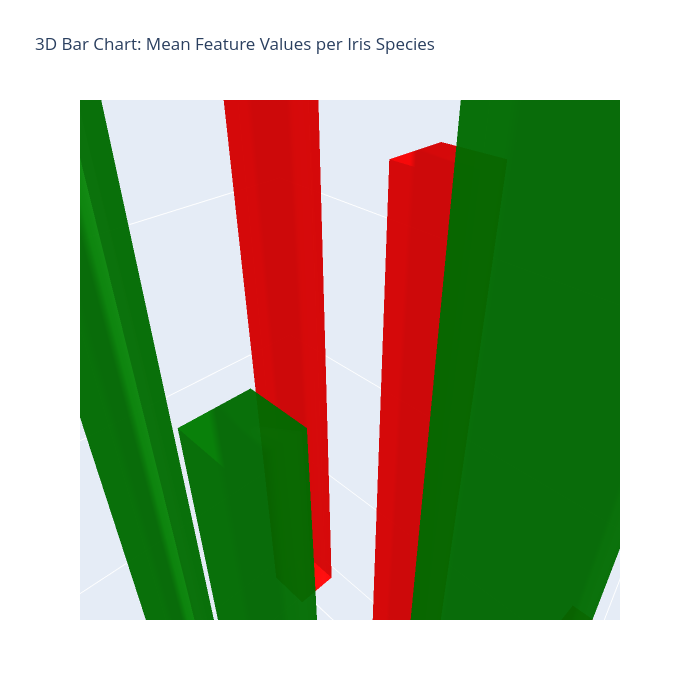

The notebook cell saved with this chart:
### Code cell
import numpy as np
import pandas as pd
import plotly.graph_objects as go
import seaborn as sns

# Load the Iris dataset and compute mean values per species for each feature
# iris = sns.load_dataset("iris")
features = ['sepal_length', 'sepal_width', 'petal_length', 'petal_width']
species = iris['species'].unique()
group_means = iris.groupby('species')[features].mean()

# Define colors for each species
colors = {'setosa': 'red', 'versicolor': 'green', 'virginica': 'blue'}

# Set bar dimensions in x and y directions
dx, dy = 0.3, 0.3

traces = []
for i, sp in enumerate(species):
    for j, feat in enumerate(features):
        height = group_means.loc[sp, feat]
        # Define base coordinates for the bar (centered at (i, j))
        x0, x1 = i - dx/2, i + dx/2
        y0, y1 = j - dy/2, j + dy/2
        # Define the 8 vertices of the bar
        vertices = np.array([
            [x0, y0, 0], [x1, y0, 0], [x1, y1, 0], [x0, y1, 0],
            [x0, y0, height], [x1, y0, height], [x1, y1, height], [x0, y1, height]
        ])
        # Define faces by splitting each rectangular face into two triangles
        faces = [[0, 1, 2], [0, 2, 3],  # bottom
                 [4, 5, 6], [4, 6, 7],  # top
                 [0, 1, 5], [0, 5, 4],  # front
                 [1, 2, 6], [1, 6, 5],  # right
                 [2, 3, 7], [2, 7, 6],  # back
                 [3, 0, 4], [3, 4, 7]]  # left
        i_faces, j_faces, k_faces = zip(*faces)
        # Create a Mesh3d trace for the bar
        traces.append(go.Mesh3d(
            x=vertices[:, 0],
            y=vertices[:, 1],
            z=vertices[:, 2],
            i=i_faces, j=j_faces, k=k_faces,
            color=colors[sp],
            opacity=0.8,
            name=f"{sp} - {feat}"
        ))

# Build and update the figure layout
fig = go.Figure(data=traces)
fig.update_layout(
    title="3D Bar Chart: Mean Feature Values per Iris Species",
    scene=dict(
        xaxis=dict(title="Species", tickvals=list(range(len(species))), ticktext=list(species)),
        yaxis=dict(title="Features", tickvals=list(range(len(features))), ticktext=features),
        zaxis=dict(title="Mean Value")
    ),
    width=700,
    height=700
)

fig.show()

### Figure 1 — Plotly figure (JSON) as saved in the notebook; plotly's stock layout.template omitted (floating-point values rounded to 4 significant figures)
{"data": [{"color": "red", "i": [0, 0, 4, 4, 0, 0, 1, 1, 2, 2, 3, 3], "j": [1, 2, 5, 6, 1, 5, 2, 6, 3, 7, 0, 4], "k": [2, 3, 6, 7, 5, 4, 6, 5, 7, 6, 4, 7], "name": "setosa - sepal_length", "opacity": 0.8, "type": "mesh3d", "x": [-0.15, 0.15, 0.15, -0.15, -0.15, 0.15, 0.15, -0.15], "y": [-0.15, -0.15, 0.15, 0.15, -0.15, -0.15, 0.15, 0.15], "z": [0, 0, 0, 0, 5.006, 5.006, 5.006, 5.006]}, {"color": "red", "i": [0, 0, 4, 4, 0, 0, 1, 1, 2, 2, 3, 3], "j": [1, 2, 5, 6, 1, 5, 2, 6, 3, 7, 0, 4], "k": [2, 3, 6, 7, 5, 4, 6, 5, 7, 6, 4, 7], "name": "setosa - sepal_width", "opacity": 0.8, "type": "mesh3d", "x": [-0.15, 0.15, 0.15, -0.15, -0.15, 0.15, 0.15, -0.15], "y": [0.85, 0.85, 1.15, 1.15, 0.85, 0.85, 1.15, 1.15], "z": [0, 0, 0, 0, 3.428, 3.428, 3.428, 3.428]}, {"color": "red", "i": [0, 0, 4, 4, 0, 0, 1, 1, 2, 2, 3, 3], "j": [1, 2, 5, 6, 1, 5, 2, 6, 3, 7, 0, 4], "k": [2, 3, 6, 7, 5, 4, 6, 5, 7, 6, 4, 7], "name": "setosa - petal_length", "opacity": 0.8, "type": "mesh3d", "x": [-0.15, 0.15, 0.15, -0.15, -0.15, 0.15, 0.15, -0.15], "y": [1.85, 1.85, 2.15, 2.15, 1.85, 1.85, 2.15, 2.15], "z": [0, 0, 0, 0, 1.462, 1.462, 1.462, 1.462]}, {"color": "red", "i": [0, 0, 4, 4, 0, 0, 1, 1, 2, 2, 3, 3], "j": [1, 2, 5, 6, 1, 5, 2, 6, 3, 7, 0, 4], "k": [2, 3, 6, 7, 5, 4, 6, 5, 7, 6, 4, 7], "name": "setosa - petal_width", "opacity": 0.8, "type": "mesh3d", "x": [-0.15, 0.15, 0.15, -0.15, -0.15, 0.15, 0.15, -0.15], "y": [2.85, 2.85, 3.15, 3.15, 2.85, 2.85, 3.15, 3.15], "z": [0, 0, 0, 0, 0.246, 0.246, 0.246, 0.246]}, {"color": "green", "i": [0, 0, 4, 4, 0, 0, 1, 1, 2, 2, 3, 3], "j": [1, 2, 5, 6, 1, 5, 2, 6, 3, 7, 0, 4], "k": [2, 3, 6, 7, 5, 4, 6, 5, 7, 6, 4, 7], "name": "versicolor - sepal_length", "opacity": 0.8, "type": "mesh3d", "x": [0.85, 1.15, 1.15, 0.85, 0.85, 1.15, 1.15, 0.85], "y": [-0.15, -0.15, 0.15, 0.15, -0.15, -0.15, 0.15, 0.15], "z": [0, 0, 0, 0, 5.936, 5.936, 5.936, 5.936]}, {"color": "green", "i": [0, 0, 4, 4, 0, 0, 1, 1, 2, 2, 3, 3], "j": [1, 2, 5, 6, 1, 5, 2, 6, 3, 7, 0, 4], "k": [2, 3, 6, 7, 5, 4, 6, 5, 7, 6, 4, 7], "name": "versicolor - sepal_width", "opacity": 0.8, "type": "mesh3d", "x": [0.85, 1.15, 1.15, 0.85, 0.85, 1.15, 1.15, 0.85], "y": [0.85, 0.85, 1.15, 1.15, 0.85, 0.85, 1.15, 1.15], "z": [0, 0, 0, 0, 2.77, 2.77, 2.77, 2.77]}, {"color": "green", "i": [0, 0, 4, 4, 0, 0, 1, 1, 2, 2, 3, 3], "j": [1, 2, 5, 6, 1, 5, 2, 6, 3, 7, 0, 4], "k": [2, 3, 6, 7, 5, 4, 6, 5, 7, 6, 4, 7], "name": "versicolor - petal_length", "opacity": 0.8, "type": "mesh3d", "x": [0.85, 1.15, 1.15, 0.85, 0.85, 1.15, 1.15, 0.85], "y": [1.85, 1.85, 2.15, 2.15, 1.85, 1.85, 2.15, 2.15], "z": [0, 0, 0, 0, 4.26, 4.26, 4.26, 4.26]}, {"color": "green", "i": [0, 0, 4, 4, 0, 0, 1, 1, 2, 2, 3, 3], "j": [1, 2, 5, 6, 1, 5, 2, 6, 3, 7, 0, 4], "k": [2, 3, 6, 7, 5, 4, 6, 5, 7, 6, 4, 7], "name": "versicolor - petal_width", "opacity": 0.8, "type": "mesh3d", "x": [0.85, 1.15, 1.15, 0.85, 0.85, 1.15, 1.15, 0.85], "y": [2.85, 2.85, 3.15, 3.15, 2.85, 2.85, 3.15, 3.15], "z": [0, 0, 0, 0, 1.326, 1.326, 1.326, 1.326]}, {"color": "blue", "i": [0, 0, 4, 4, 0, 0, 1, 1, 2, 2, 3, 3], "j": [1, 2, 5, 6, 1, 5, 2, 6, 3, 7, 0, 4], "k": [2, 3, 6, 7, 5, 4, 6, 5, 7, 6, 4, 7], "name": "virginica - sepal_length", "opacity": 0.8, "type": "mesh3d", "x": [1.85, 2.15, 2.15, 1.85, 1.85, 2.15, 2.15, 1.85], "y": [-0.15, -0.15, 0.15, 0.15, -0.15, -0.15, 0.15, 0.15], "z": [0, 0, 0, 0, 6.588, 6.588, 6.588, 6.588]}, {"color": "blue", "i": [0, 0, 4, 4, 0, 0, 1, 1, 2, 2, 3, 3], "j": [1, 2, 5, 6, 1, 5, 2, 6, 3, 7, 0, 4], "k": [2, 3, 6, 7, 5, 4, 6, 5, 7, 6, 4, 7], "name": "virginica - sepal_width", "opacity": 0.8, "type": "mesh3d", "x": [1.85, 2.15, 2.15, 1.85, 1.85, 2.15, 2.15, 1.85], "y": [0.85, 0.85, 1.15, 1.15, 0.85, 0.85, 1.15, 1.15], "z": [0, 0, 0, 0, 2.974, 2.974, 2.974, 2.974]}, {"color": "blue", "i": [0, 0, 4, 4, 0, 0, 1, 1, 2, 2, 3, 3], "j": [1, 2, 5, 6, 1, 5, 2, 6, 3, 7, 0, 4], "k": [2, 3, 6, 7, 5, 4, 6, 5, 7, 6, 4, 7], "name": "virginica - petal_length", "opacity": 0.8, "type": "mesh3d", "x": [1.85, 2.15, 2.15, 1.85, 1.85, 2.15, 2.15, 1.85], "y": [1.85, 1.85, 2.15, 2.15, 1.85, 1.85, 2.15, 2.15], "z": [0, 0, 0, 0, 5.552, 5.552, 5.552, 5.552]}, {"color": "blue", "i": [0, 0, 4, 4, 0, 0, 1, 1, 2, 2, 3, 3], "j": [1, 2, 5, 6, 1, 5, 2, 6, 3, 7, 0, 4], "k": [2, 3, 6, 7, 5, 4, 6, 5, 7, 6, 4, 7], "name": "virginica - petal_width", "opacity": 0.8, "type": "mesh3d", "x": [1.85, 2.15, 2.15, 1.85, 1.85, 2.15, 2.15, 1.85], "y": [2.85, 2.85, 3.15, 3.15, 2.85, 2.85, 3.15, 3.15], "z": [0, 0, 0, 0, 2.026, 2.026, 2.026, 2.026]}], "layout": {"height": 700, "scene": {"aspectmode": "auto", "aspectratio": {"x": 0.6243, "y": 0.8957, "z": 1.788}, "camera": {"center": {"x": 0, "y": 0, "z": 0}, "eye": {"x": 0.2167, "y": 0.2167, "z": 0.2167}, "projection": {"type": "perspective"}, "up": {"x": 0, "y": 0, "z": 1}}, "xaxis": {"ticktext": ["setosa", "versicolor", "virginica"], "tickvals": [0, 1, 2], "title": {"text": "Species"}, "type": "linear"}, "yaxis": {"ticktext": ["sepal_length", "sepal_width", "petal_length", "petal_width"], "tickvals": [0, 1, 2, 3], "title": {"text": "Features"}, "type": "linear"}, "zaxis": {"title": {"text": "Mean Value"}, "type": "linear"}}, "title": {"text": "3D Bar Chart: Mean Feature Values per Iris Species"}, "width": 700}}
